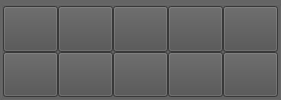
           <widget class="QGroupBox" name="init_box">
            <property name="sizePolicy">
             <sizepolicy hsizetype="Expanding" vsizetype="Expanding">
              <horstretch>0</horstretch>
              <verstretch>0</verstretch>
             </sizepolicy>
            </property>
            <property name="styleSheet">
             <string notr="true">background-color: rgb(100, 100, 100);
border-color: rgb(100, 100, 100);</string>
            </property>
            <property name="title">
             <string/>
            </property>
            <property name="flat">
             <bool>true</bool>
            </property>
            <property name="checkable">
             <bool>false</bool>
            </property>
            <property name="checked">
             <bool>false</bool>
            </property>
            <layout class="QGridLayout" name="gridLayout_3">
             <property name="leftMargin">
              <number>0</number>
             </property>
             <property name="topMargin">
              <number>0</number>
             </property>
             <property name="rightMargin">
              <number>0</number>
             </property>
             <property name="bottomMargin">
              <number>0</number>
             </property>
             <property name="spacing">
              <number>0</number>
             </property>
             <item row="0" column="1">
              <widget class="QPushButton" name="connect_btn">
               <property name="sizePolicy">
                <sizepolicy hsizetype="Expanding" vsizetype="Expanding">
                 <horstretch>0</horstretch>
                 <verstretch>0</verstretch>
                </sizepolicy>
               </property>
               <property name="font">
                <font>
                 <family>Times New Roman</family>
                 <pointsize>12</pointsize>
                </font>
               </property>
               <property name="toolTip">
                <string>connect</string>
               </property>
               <property name="styleSheet">
                <string notr="true">background-color: rgb(80, 80, 80);image: url(:/init/连接.png);</string>
               </property>
               <property name="text">
                <string/>
               </property>
              </widget>
             </item>
             <item row="0" column="3">
              <widget class="QPushButton" name="registration_btn">
               <property name="sizePolicy">
                <sizepolicy hsizetype="Expanding" vsizetype="Expanding">
                 <horstretch>0</horstretch>
                 <verstretch>0</verstretch>
                </sizepolicy>
               </property>
               <property name="font">
                <font>
                 <family>Times New Roman</family>
                 <pointsize>12</pointsize>
                </font>
               </property>
               <property name="toolTip">
                <string>registration</string>
               </property>
               <property name="styleSheet">
                <string notr="true">background-color: rgb(80, 80, 80);
image: url(:/init/靶心,对准,准心,环形.png);</string>
               </property>
               <property name="text">
                <string/>
               </property>
              </widget>
             </item>
             <item row="0" column="4">
              <widget class="QPushButton" name="callibration_btn">
               <property name="sizePolicy">
                <sizepolicy hsizetype="Expanding" vsizetype="Expanding">
                 <horstretch>0</horstretch>
                 <verstretch>0</verstretch>
                </sizepolicy>
               </property>
               <property name="font">
                <font>
                 <family>Times New Roman</family>
                 <pointsize>12</pointsize>
                </font>
               </property>
               <property name="toolTip">
                <string>callibration</string>
               </property>
               <property name="styleSheet">
                <string notr="true">background-color: rgb(80, 80, 80);
image: url(:/init/探针管理.png);
</string>
               </property>
               <property name="text">
                <string/>
               </property>
               <property name="checkable">
                <bool>false</bool>
               </property>
               <property name="autoDefault">
                <bool>false</bool>
               </property>
               <property name="default">
                <bool>false</bool>
               </property>
              </widget>
             </item>
             <item row="0" column="0">
              <widget class="QPushButton" name="adjust_btn">
               <property name="sizePolicy">
                <sizepolicy hsizetype="Expanding" vsizetype="Expanding">
                 <horstretch>0</horstretch>
                 <verstretch>0</verstretch>
                </sizepolicy>
               </property>
               <property name="font">
                <font>
                 <family>Times New Roman</family>
                 <pointsize>12</pointsize>
                </font>
               </property>
               <property name="toolTip">
                <string>segmentation</string>
               </property>
               <property name="styleSheet">
                <string notr="true">background-color: rgb(80, 80, 80);image: url(:/init/调节.png);
</string>
               </property>
               <property name="text">
                <string/>
               </property>
              </widget>
             </item>
             <item row="2" column="0">
              <widget class="QPushButton" name="undo_btn">
               <property name="sizePolicy">
                <sizepolicy hsizetype="Expanding" vsizetype="Expanding">
                 <horstretch>0</horstretch>
                 <verstretch>0</verstretch>
                </sizepolicy>
               </property>
               <property name="font">
                <font>
                 <family>Times New Roman</family>
                 <pointsize>12</pointsize>
                 <bold>false</bold>
                </font>
               </property>
               <property name="toolTip">
                <string>undo</string>
               </property>
               <property name="styleSheet">
                <string notr="true">background-color: rgb(80, 80, 80);image: url(:/init/撤回.png);</string>
               </property>
               <property name="text">
                <string/>
               </property>
              </widget>
             </item>
             <item row="0" column="2">
              <widget class="QPushButton" name="robotics_btn">
               <property name="sizePolicy">
                <sizepolicy hsizetype="Expanding" vsizetype="Expanding">
                 <horstretch>0</horstretch>
                 <verstretch>0</verstretch>
                </sizepolicy>
               </property>
               <property name="font">
                <font>
                 <family>Times New Roman</family>
                 <pointsize>12</pointsize>
                </font>
               </property>
               <property name="toolTip">
                <string>robotics</string>
               </property>
               <property name="styleSheet">
                <string notr="true">background-color: rgb(80, 80, 80);image: url(:/init/机械制造.png);</string>
               </property>
               <property name="text">
                <string/>
               </property>
              </widget>
             </item>
             <item row="2" column="1">
              <widget class="QPushButton" name="reset_btn">
               <property name="sizePolicy">
                <sizepolicy hsizetype="Expanding" vsizetype="Expanding">
                 <horstretch>0</horstretch>
                 <verstretch>0</verstretch>
                </sizepolicy>
               </property>
               <property name="font">
                <font>
                 <family>Times New Roman</family>
                 <pointsize>12</pointsize>
                </font>
               </property>
               <property name="toolTip">
                <string>reset</string>
               </property>
               <property name="styleSheet">
                <string notr="true">background-color: rgb(80, 80, 80);image: url(:/init/重置.png);</string>
               </property>
               <property name="text">
                <string/>
               </property>
              </widget>
             </item>
             <item row="2" column="2">
              <widget class="QPushButton" name="location_btn">
               <property name="sizePolicy">
                <sizepolicy hsizetype="Expanding" vsizetype="Expanding">
                 <horstretch>0</horstretch>
                 <verstretch>0</verstretch>
                </sizepolicy>
               </property>
               <property name="font">
                <font>
                 <family>Times New Roman</family>
                 <pointsize>12</pointsize>
                </font>
               </property>
               <property name="toolTip">
                <string>localization</string>
               </property>
               <property name="styleSheet">
                <string notr="true">background-color: rgb(80, 80, 80);image: url(:/init/定位小.png);</string>
               </property>
               <property name="text">
                <string/>
               </property>
              </widget>
             </item>
             <item row="2" column="3">
              <widget class="QPushButton" name="measure_btn">
               <property name="sizePolicy">
                <sizepolicy hsizetype="Expanding" vsizetype="Expanding">
                 <horstretch>0</horstretch>
                 <verstretch>0</verstretch>
                </sizepolicy>
               </property>
               <property name="font">
                <font>
                 <family>Times New Roman</family>
                 <pointsize>12</pointsize>
                </font>
               </property>
               <property name="toolTip">
                <string>measure</string>
               </property>
               <property name="styleSheet">
                <string notr="true">background-color: rgb(80, 80, 80);image: url(:/init/测量.png);</string>
               </property>
               <property name="text">
                <string/>
               </property>
              </widget>
             </item>
             <item row="2" column="4">
              <widget class="QPushButton" name="show3d_btn">
               <property name="sizePolicy">
                <sizepolicy hsizetype="Expanding" vsizetype="Expanding">
                 <horstretch>0</horstretch>
                 <verstretch>0</verstretch>
                </sizepolicy>
               </property>
               <property name="font">
                <font>
                 <family>Times New Roman</family>
                 <pointsize>12</pointsize>
                </font>
               </property>
               <property name="toolTip">
                <string>show 3D models</string>
               </property>
               <property name="styleSheet">
                <string notr="true">background-color: rgb(80, 80, 80);
image: url(:/init/3D.png);</string>
               </property>
               <property name="text">
                <string/>
               </property>
              </widget>
             </item>
            </layout>
           </widget>
